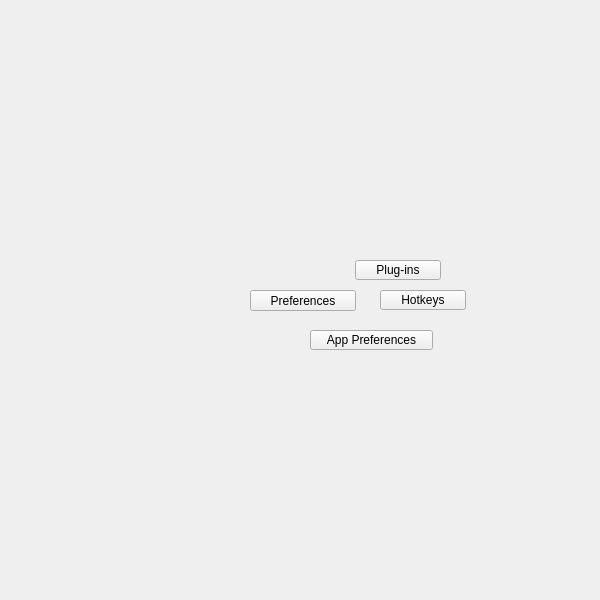
<?xml version="1.0" encoding="UTF-8"?>
<ui version="4.0">
 <class>QtUi</class>
 <widget class="QMainWindow" name="QtUi">
  <property name="enabled">
   <bool>true</bool>
  </property>
  <property name="geometry">
   <rect>
    <x>0</x>
    <y>0</y>
    <width>600</width>
    <height>600</height>
   </rect>
  </property>
  <property name="sizePolicy">
   <sizepolicy hsizetype="Ignored" vsizetype="Ignored">
    <horstretch>0</horstretch>
    <verstretch>0</verstretch>
   </sizepolicy>
  </property>
  <property name="minimumSize">
   <size>
    <width>0</width>
    <height>0</height>
   </size>
  </property>
  <property name="maximumSize">
   <size>
    <width>600</width>
    <height>600</height>
   </size>
  </property>
  <property name="cursor">
   <cursorShape>ArrowCursor</cursorShape>
  </property>
  <property name="windowTitle">
   <string>Toolkit</string>
  </property>
  <property name="whatsThis">
   <string>main</string>
  </property>
  <property name="toolButtonStyle">
   <enum>Qt::ToolButtonIconOnly</enum>
  </property>
  <property name="tabShape">
   <enum>QTabWidget::Triangular</enum>
  </property>
  <property name="dockNestingEnabled">
   <bool>true</bool>
  </property>
  <property name="dockOptions">
   <set>QMainWindow::AllowNestedDocks|QMainWindow::AllowTabbedDocks|QMainWindow::AnimatedDocks|QMainWindow::ForceTabbedDocks</set>
  </property>
  <widget class="QWidget" name="mainWindow">
   <property name="sizePolicy">
    <sizepolicy hsizetype="Ignored" vsizetype="Ignored">
     <horstretch>0</horstretch>
     <verstretch>0</verstretch>
    </sizepolicy>
   </property>
   <widget class="QPushButton" name="i022">
    <property name="geometry">
     <rect>
      <x>250</x>
      <y>290</y>
      <width>106</width>
      <height>21</height>
     </rect>
    </property>
    <property name="minimumSize">
     <size>
      <width>0</width>
      <height>21</height>
     </size>
    </property>
    <property name="maximumSize">
     <size>
      <width>999</width>
      <height>21</height>
     </size>
    </property>
    <property name="toolTip">
     <string>Preferences</string>
    </property>
    <property name="whatsThis">
     <string>preferences</string>
    </property>
    <property name="text">
     <string>Preferences</string>
    </property>
   </widget>
   <widget class="QPushButton" name="b010">
    <property name="geometry">
     <rect>
      <x>310</x>
      <y>330</y>
      <width>123</width>
      <height>20</height>
     </rect>
    </property>
    <property name="minimumSize">
     <size>
      <width>0</width>
      <height>20</height>
     </size>
    </property>
    <property name="maximumSize">
     <size>
      <width>999</width>
      <height>20</height>
     </size>
    </property>
    <property name="text">
     <string>App Preferences</string>
    </property>
   </widget>
   <widget class="QPushButton" name="b009">
    <property name="geometry">
     <rect>
      <x>355</x>
      <y>260</y>
      <width>86</width>
      <height>20</height>
     </rect>
    </property>
    <property name="minimumSize">
     <size>
      <width>0</width>
      <height>20</height>
     </size>
    </property>
    <property name="maximumSize">
     <size>
      <width>999</width>
      <height>20</height>
     </size>
    </property>
    <property name="text">
     <string>Plug-ins</string>
    </property>
   </widget>
   <widget class="QPushButton" name="b008">
    <property name="geometry">
     <rect>
      <x>380</x>
      <y>290</y>
      <width>86</width>
      <height>20</height>
     </rect>
    </property>
    <property name="minimumSize">
     <size>
      <width>0</width>
      <height>20</height>
     </size>
    </property>
    <property name="maximumSize">
     <size>
      <width>999</width>
      <height>20</height>
     </size>
    </property>
    <property name="toolTip">
     <string>Platonic solids</string>
    </property>
    <property name="text">
     <string>Hotkeys</string>
    </property>
   </widget>
  </widget>
 </widget>
 <resources/>
 <connections/>
 <designerdata>
  <property name="gridDeltaX">
   <number>5</number>
  </property>
  <property name="gridDeltaY">
   <number>10</number>
  </property>
  <property name="gridSnapX">
   <bool>true</bool>
  </property>
  <property name="gridSnapY">
   <bool>true</bool>
  </property>
  <property name="gridVisible">
   <bool>true</bool>
  </property>
 </designerdata>
</ui>
